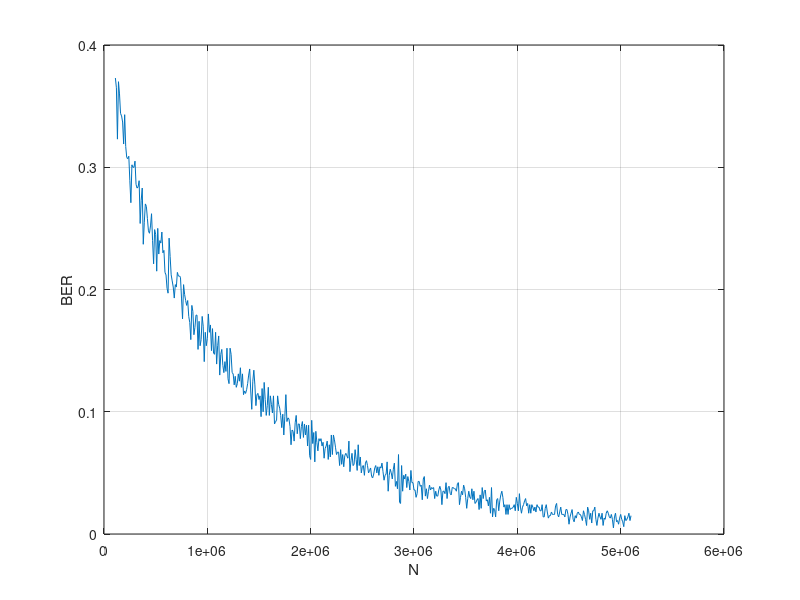

The MATLAB source for this figure:
figure


xL = [];
yL = [];

for o=1:500
    X = [];
    h = 1e-3;
    size = 1e3;
    %N = 1e11;
    
    N=1e5+o*1e4;
    W = sqrt(N)*randn(1,size);
    T1 = [xL,N];
    xL = T1;
    for i=1:size
        tmp = rand(1,1);
        if tmp > 0.5
            T = [X,1.0];
            X = T;
        end
        if tmp <= 0.5
            T = [X,-1.0];
            X = T;
        end
    end
    Y = N*h*X+W;
    cnt = 0;

    for i = 1:size
        if Y(i) >= 0
            Y(i) = 1;
        end
        if Y(i) < 0
            Y(i) = -1;
        end
        if X(i) == Y(i)
            cnt = cnt+1;
        end
    end
    T2 = [yL,1-cnt/size];
    yL = T2;
end





plot(xL,yL);
grid on
xlabel('N')
ylabel('BER')